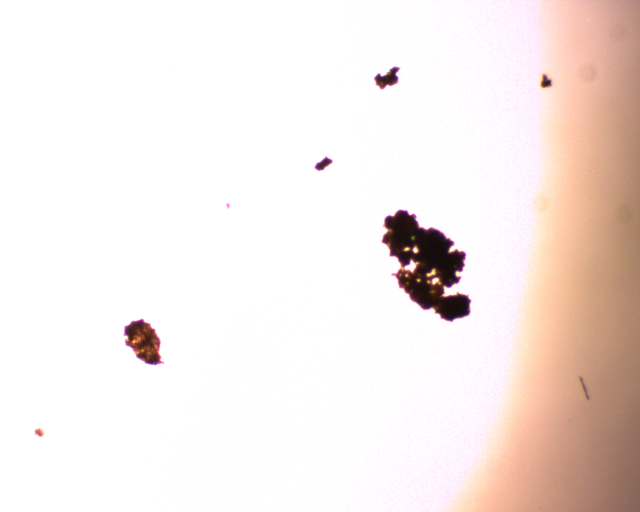
#> input picture CoffeeParticles01.png, 1280 x 1024 px (shown at 1/2 size)
$ jupyter execute ContoursUsingOpenCV.ipynb
#> lines starting #> are read from the running program, lines starting #| are printed output that depends on the picture; after the words box and inside, x2 and y2 are one past the last pixel; in counts of white or black regions, pixels touching at a corner belong together; long printed decimals are rounded
<a href="https://colab.research.google.com/github/arvindnswamy/RemoteSensing/blob/development/ContoursUsingOpenCV.ipynb" target="_parent"></a>

[cell 1]
#I use only io from this set of modules.
from skimage import (
    color, feature, filters, io, measure, morphology, segmentation, util
)

[cell 2]
#Reading the image

img01 = io.imread('CoffeeParticles01.png')[:,:,0]
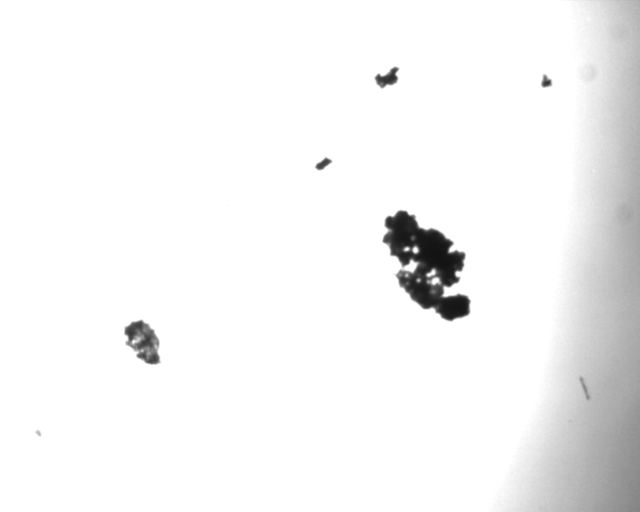
#> img01: shape (1024, 1280) (shown at 1/2 size); min 18, max 255, mean 244.2
print(img01.shape)
#| (1024, 1280)

#Not important to make it equal in both axes, but I did it anyway.
img01 = img01[0:1024, 0:1024]
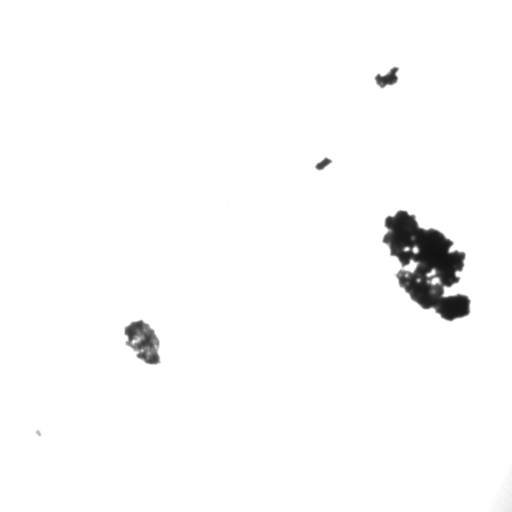
#> img01: shape (1024, 1024) (shown at 1/2 size); min 18, max 255, mean 250.1
io.imshow(img01)

#From here, you can jump to where I import cv2

[cell 3]
#To create blobs around features
n=32
l=1024
img01 = filters.gaussian(img01, sigma= l / (4. * n))
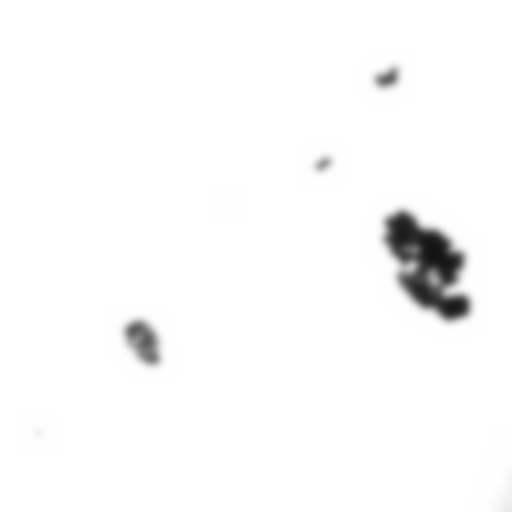
#> img01: shape (1024, 1024) float64 (shown at 1/2 size); min 0.0792, max 1, mean 0.981

[cell 4]
#defining your blob
blobs = img01 > 0.7 * img01.mean()
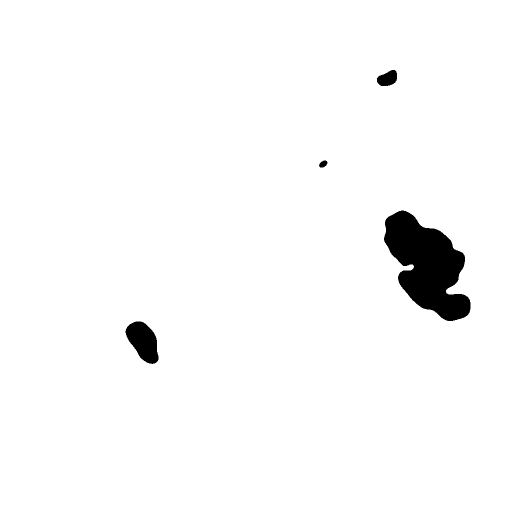
#> blobs: shape (1024, 1024) bool (shown at 1/2 size); 97.4% white; 4 black regions, box (x1, y1, x2, y2) and area: (768, 421, 941, 642) 22074, (251, 643, 317, 728) 3650, (754, 140, 794, 172) 931, (638, 321, 655, 335) 168

[cell 5]
#Not sure what this doing to the blabs - labeling, I guess
all_labels = measure.label(blobs)
blobs_labels = measure.label(blobs, background=0)

[cell 6]
#Displaying the blobs

import matplotlib.pyplot as plt
plt.figure(figsize=(9, 3.5))
plt.subplot(131)
plt.imshow(blobs, cmap='gray')
plt.axis('off')
plt.subplot(132)
plt.imshow(all_labels, cmap='nipy_spectral')
plt.axis('off')
plt.subplot(133)
plt.imshow(blobs_labels, cmap='nipy_spectral')
plt.axis('off')

plt.tight_layout()
plt.show()

[cell 7]
#thresh and bw - take an image and sharpen it by using thresholding
#specifically by using Otsu threshold - I think from the name of the
#author
thresh = filters.threshold_otsu(img01)
#> thresh = 0.671
bw = morphology.closing(img01 > thresh, morphology.square(3))
#> bw: shape (1024, 1024) bool; 97.5% white; 4 black regions, box (x1, y1, x2, y2) and area: (769, 422, 941, 642) 21739, (252, 643, 316, 727) 3504, (754, 141, 794, 172) 877, (640, 322, 654, 334) 124

[cell 8]
io.imshow(bw)

[cell 9]
import cv2 as cv2 #importing OpenCV

[cell 10]
# Importing the image. You could import a remote sensing water mask image
# instead of this image of ground coffee particles

img01 = cv2.imread('CoffeeParticles01.png',0)
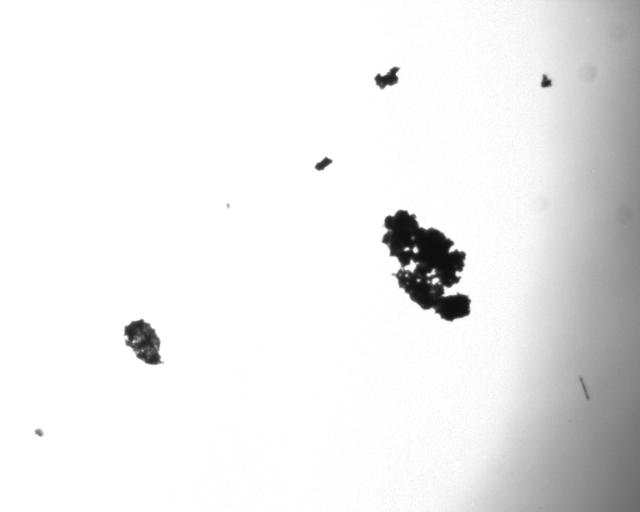
#> img01: shape (1024, 1280) (shown at 1/2 size); min 13, max 255, mean 236.3

img01 = img01[0:1024, 0:1024]
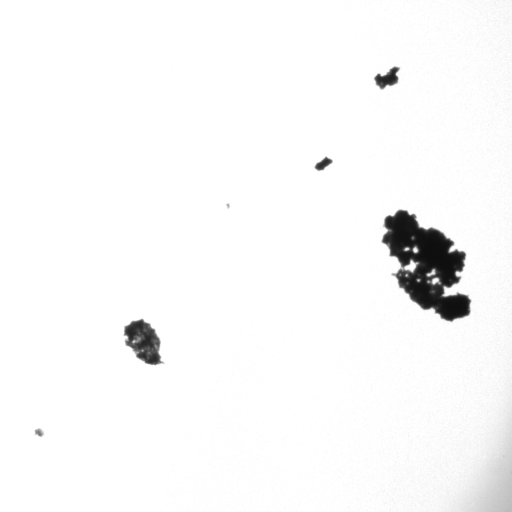
#> img01: shape (1024, 1024) (shown at 1/2 size); min 13, max 255, mean 248.2

ret,thresh = cv2.threshold(img01,127,255,0) #thresholding, this time using
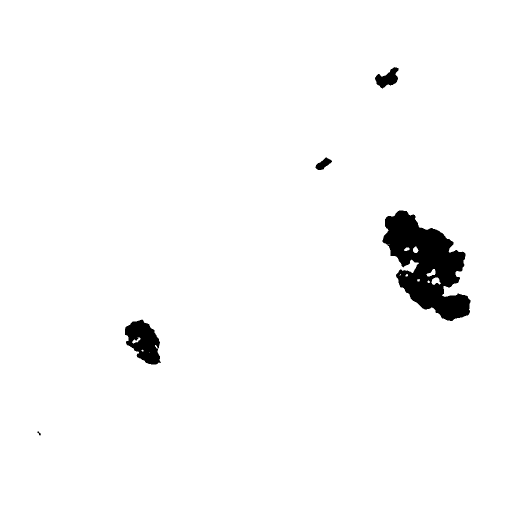
#> thresh: shape (1024, 1024) (shown at 1/2 size); 97.5% white; 5 black regions
                                            #OpenCV

io.imshow(thresh) #showing the image using skimage.io

[cell 11]
#Drawing contours - not sure how openCV does it.
contours, hierarchy = cv2.findContours(thresh,
                                       cv2.RETR_TREE,
                                       cv2.CHAIN_APPROX_SIMPLE)
#> contours = 18 contours, 7 with area under 20; largest, box (x1, y1, x2, y2) and area: (0, 0, 1024, 1024) 1046529, (764, 420, 942, 643) 21614, (249, 638, 323, 730) 4316, (749, 133, 798, 178) 1156, (630, 314, 665, 341) 471
#countours is an array of arrays. The pixels corresponding to each

[cell 12]
cv2.__version__

[cell 13]
#Here is where you are playing around with the contours themselves
#specifically with contourArea and arcLength
import numpy as np

contours, hierarchy = cv2.findContours(thresh, cv2.RETR_TREE, cv2.CHAIN_APPROX_SIMPLE)

#contours is pretty clear.
#hierarchy is cool - it tells you if some contours are nested within
#other contours

frame = thresh
'''
new_frame = np.zeros(frame.shape, np.uint8)

for i, contour in enumerate(contours):
    c_area = cv2.contourArea(contour)
    print(c_area)
    mask = np.zeros(frame.shape, np.uint8)
    cv2.drawContours(mask, contour, -1, 255, 3)
    mask = cv2.bitwise_and(frame, mask)
    new_frame = cv2.bitwise_or(new_frame, mask)

frame = new_frame
'''

for i, contour in enumerate(contours):
    c_area = cv2.contourArea(contour)
    c_perimeter = cv2.arcLength(contour, True)
    print("area: ", c_area, "perimeter: ", c_perimeter)
#> this loop made 18 passes
#> (c_area, c_perimeter) on passes 2, 3, 6, 7, 10, 13, 14, 15, 17, 18: (37, 29.8), (4315.5, 323), (66.5, 51.36), (21614.5, 955.9), (160.5, 56.53), (121.5, 53.21), (45, 27.31), (87, 35.8), (471, 94.23), (1156.5, 165.2)
#> (contour, c_area, c_perimeter) on pass 1: ([[0, 0], [0, 1023], [1023, 1023], [1023, 0]], 1046529, 4092)
#| area:  1046529.0 perimeter:  4092.0
#| area:  37.0 perimeter:  29.799
#| area:  4315.5 perimeter:  322.978
#| area:  0.0 perimeter:  0.0
#| area:  6.5 perimeter:  10.243
#| area:  66.5 perimeter:  51.355
#| area:  21614.5 perimeter:  955.904
#| area:  12.5 perimeter:  13.071
#> (further printed lines are left out)

frame = cv2.cvtColor(frame, cv2.COLOR_GRAY2BGR)
#> frame: shape (1024, 1024, 3); 97.5% white; 5 black regions, box (x1, y1, x2, y2) and area: (765, 421, 941, 642) 20649, (250, 639, 322, 729) 4077, (750, 134, 797, 177) 1090, (631, 315, 664, 340) 434, (74, 863, 82, 871) 26

#This is where you are drawing the contours
# -1 means you plot for all contours
# (0, 255, 0) - contour drawn in green color
# 2 - line thickness of contour. Can reduce to 1 to see smaller contours

frameWithContours = cv2.drawContours(frame, contours, -1, (0, 255, 0), 2)
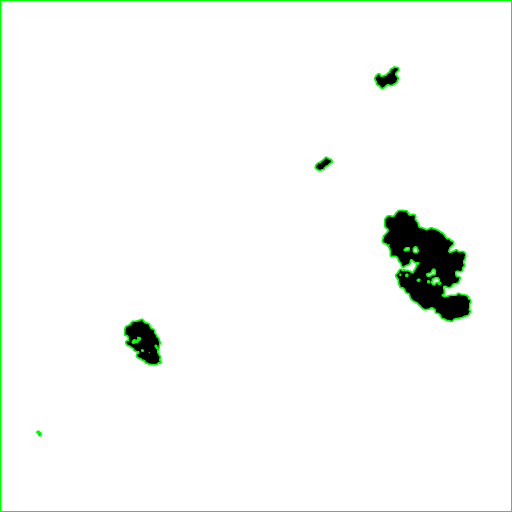
#> frameWithContours: shape (1024, 1024, 3) (shown at 1/2 size); mean B, G, R 245.7, 249.2, 245.7

[cell 14]
io.imshow(frameWithContours[410:650,760:950])
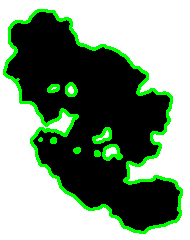
#> shown: shape (240, 190, 3); mean R, G, B 126.3, 147.7, 126.3

[cell 15]
1024*1024

[cell 16]
contours[0]
#> Out = [[0, 0], [0, 1023], [1023, 1023], [1023, 0]]

[cell 17]
hierarchy
#> Out = 18 rows, first 6: [-1, -1, 1, -1], [2, -1, -1, 0], [6, 1, 3, 0], [4, -1, -1, 2], [5, 3, -1, 2], [-1, 4, -1, 2]
